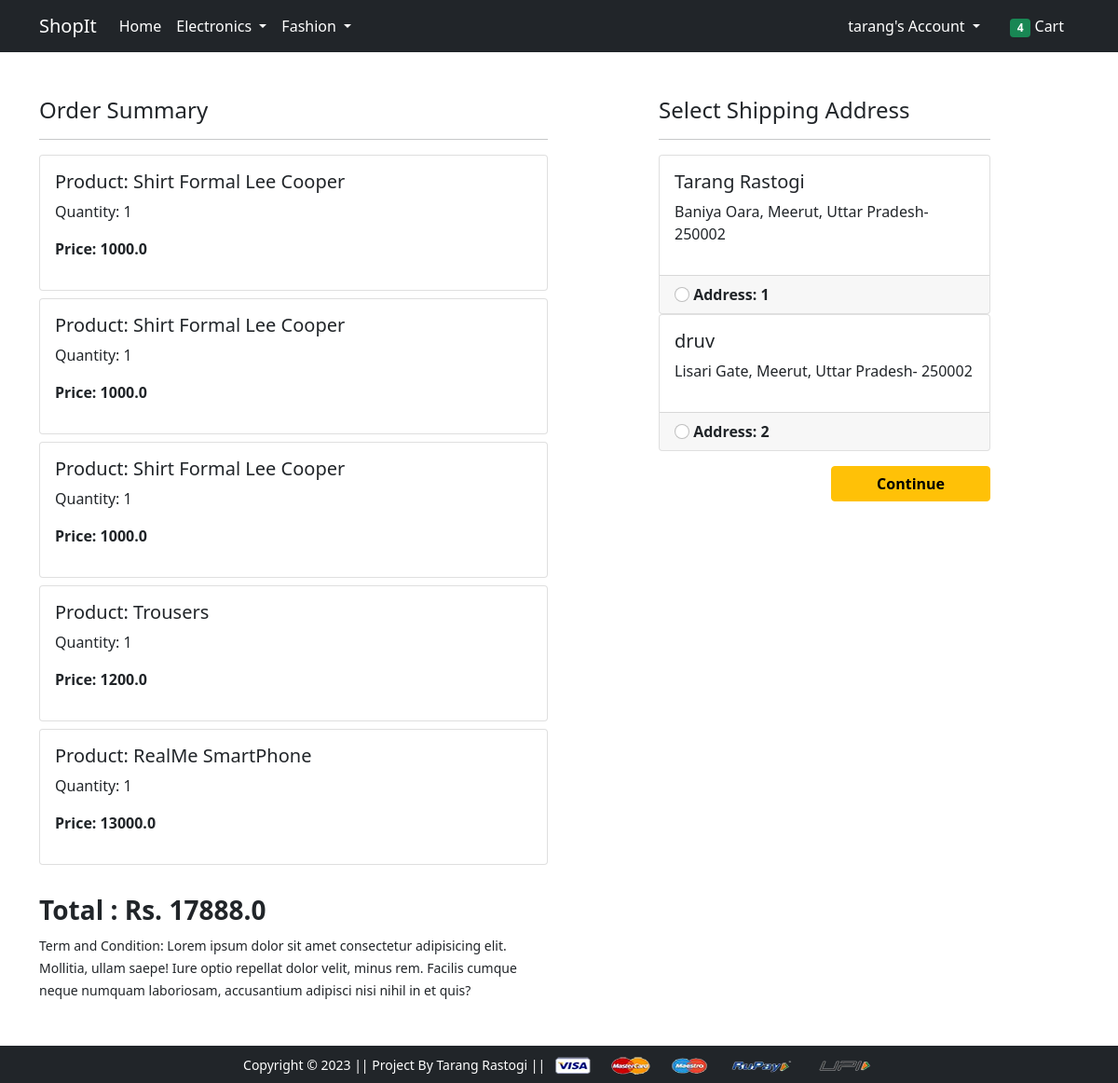
Before: /checkout/ (signed in) with the older database file.
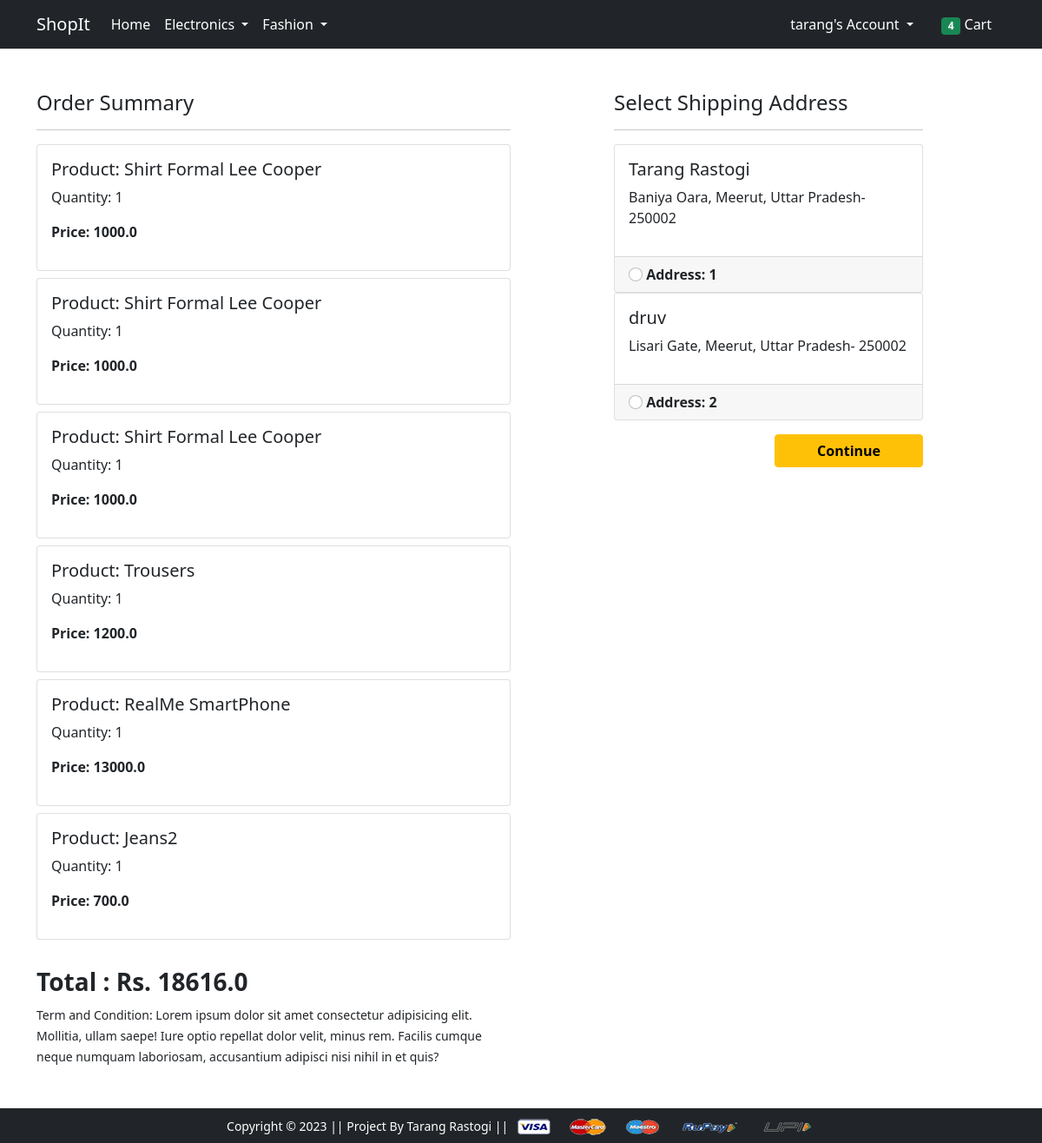
After: the same page with the newer database file.
### app/models.py (models this page shows, shortened)
class Cart(models.Model):
    user = models.ForeignKey(User , on_delete=models.CASCADE)
    product = models.ForeignKey(Product , on_delete=models.CASCADE)
    quantity = models.PositiveIntegerField(default=1)
    @property
    def total_cost(self):
        return self.quantity*self.product.discounted_price

class Product(models.Model):
    title = models.CharField(max_length=100)
    selling_price = models.FloatField()
    discounted_price = models.FloatField()
    description = models.TextField()
    brand = models.CharField(max_length=100)
    category = models.CharField(choices = CATEGORY_CHOICES , max_length=2)
    product_image = models.ImageField(upload_to='productimg')

class Customer(models.Model):
    user = models.ForeignKey(User , on_delete=models.CASCADE)
    name = models.CharField(max_length=200)
    locality = models.CharField(max_length=200)
    city = models.CharField(max_length=200)
    zipcode = models.IntegerField()
    state = models.CharField(choices = STATE_CHOICES , max_length=50)

### app/views.py (the view)
# urls.py: path('checkout/', views.checkout, name='checkout'),
@login_required
def checkout(request):
    user = request.user
    add = Customer.objects.filter(user = user)
    cart_items = Cart.objects.filter(user = user)
    amount = 0.0
    amount = 0.0
    shipping_amount = 0.0
    total_amount = 0.0
    cart_product = [p for p in Cart.objects.all() if p.user == user]
    for p in cart_product:
        tempamt = (p.quantity* p.product.discounted_price)
        amount+=tempamt
        tempshippingamount = tempamt*0.04
        shipping_amount +=tempshippingamount
        total_amount = amount + shipping_amount
    return render(request, 'app/checkout.html'  , {'add' : add , 'totalamount': total_amount , 'cart_items' : cart_items} )

### app/templates/app/checkout.html (shortened to what this page needs)
{% extends 'app/base.html' %}
{% load static %}
{% block main-content %}
<div class="container">
 <div class="row mt-5">
  <div class="col-sm-6">
    <h4>Order Summary</h4>
    <hr>
    {% for item in cart_items %}
      <div class="card mb-2">
        <div class="card-body">
          <h5>Product: {{item.product.title}}</h5>
          <p>Quantity: {{item.quantity}}</p>
          <p class="fw-bold">Price: {{item.total_cost}}</p>
        </div>
      </div>
    {% endfor %}
    <br>
    <p class = "fw-bold h3">Total : Rs. {{totalamount}}</p>
    <small>Term and Condition: Lorem ipsum dolor sit amet consectetur adipisicing elit. Mollitia, ullam saepe! Iure optio repellat dolor velit, minus rem. Facilis cumque neque numquam laboriosam, accusantium adipisci nisi nihil in et quis?</small>
  </div>
  <div class="col-sm-4 offset-sm-1">
    <h4>Select Shipping Address</h4>
    <hr>
    <form action="/paymentdone">
    {% for ad in add %}
      <div class="card">
        <div class="card-body">
          <h5>{{ad.name}}</h5>
          <p>{{ad.locality}}, {{ad.city}}, {{ad.state}}- {{ad.zipcode}}</p>
        </div>
        <div class="card-footer">
          <input class="form-check-input" type="radio" name="custid" id="custadd{{forloop.counter}}" value="{{ad.id}}">
          <label class="form-check-label fw-bold" for="custadd{{forloop.counter}}">
            Address: {{ forloop.counter }} </label>
        </div>
      </div>
      {% endfor %}
        <div class="text-end">
          <button type="submit" class="btn btn-warning mt-3 px-5 fw-bold">Continue</button>
        </div>
      </form>
    </div>
  </div>
</div>
{% endblock main-content %}

Changed rows visible on the page:
added Cart: product "Jeans2", quantity "1", total_cost "700.0"
Other visible differences:
{{ totalamount }}: "17888.0" → "18616.0"
